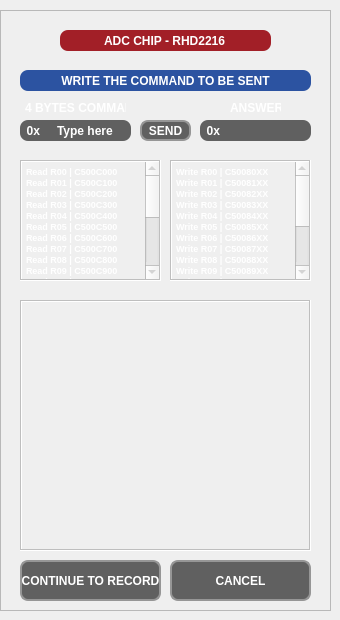
        <widget class="QWidget" name="tab">
         <attribute name="title">
          <string>ADVANCED</string>
         </attribute>
         <widget class="QFrame" name="advanced_frame">
          <property name="enabled">
           <bool>false</bool>
          </property>
          <property name="geometry">
           <rect>
            <x>0</x>
            <y>10</y>
            <width>331</width>
            <height>601</height>
           </rect>
          </property>
          <property name="styleSheet">
           <string notr="true">QLineEdit{border:#969696;background-color:#606060;border-top-right-radius:8px;border-bottom-right-radius:8px;color:#FFFFFF;font:7pt&quot;DejaVu Sans&quot;;font-weight:bold;}QLabel{color:#FFFFFF;font:7pt&quot;DejaVu Sans&quot;;font-weight:bold;}</string>
          </property>
          <property name="frameShape">
           <enum>QFrame::StyledPanel</enum>
          </property>
          <property name="frameShadow">
           <enum>QFrame::Raised</enum>
          </property>
          <widget class="QLabel" name="label_41">
           <property name="geometry">
            <rect>
             <x>25</x>
             <y>90</y>
             <width>101</width>
             <height>16</height>
            </rect>
           </property>
           <property name="text">
            <string notr="true">4 BYTES COMMAND</string>
           </property>
           <property name="alignment">
            <set>Qt::AlignLeading|Qt::AlignLeft|Qt::AlignVCenter</set>
           </property>
          </widget>
          <widget class="QLabel" name="label_50">
           <property name="geometry">
            <rect>
             <x>230</x>
             <y>90</y>
             <width>51</width>
             <height>16</height>
            </rect>
           </property>
           <property name="text">
            <string notr="true">ANSWER</string>
           </property>
           <property name="alignment">
            <set>Qt::AlignLeading|Qt::AlignLeft|Qt::AlignVCenter</set>
           </property>
          </widget>
          <widget class="QLineEdit" name="command_answer_lineedit">
           <property name="geometry">
            <rect>
             <x>220</x>
             <y>110</y>
             <width>91</width>
             <height>21</height>
            </rect>
           </property>
           <property name="styleSheet">
            <string notr="true"/>
           </property>
           <property name="text">
            <string notr="true"/>
           </property>
           <property name="alignment">
            <set>Qt::AlignCenter</set>
           </property>
           <property name="readOnly">
            <bool>true</bool>
           </property>
          </widget>
          <widget class="QLineEdit" name="chip_lineedit">
           <property name="geometry">
            <rect>
             <x>60</x>
             <y>20</y>
             <width>211</width>
             <height>21</height>
            </rect>
           </property>
           <property name="styleSheet">
            <string notr="true">QLineEdit{border:#969696;background-color:#A21F27;border-radius:8px;color:#FFFFFF;font:7pt&quot;helvetica&quot;;font-weight:bold;}</string>
           </property>
           <property name="text">
            <string notr="true">ADC CHIP - RHD2216</string>
           </property>
           <property name="alignment">
            <set>Qt::AlignCenter</set>
           </property>
           <property name="dragEnabled">
            <bool>false</bool>
           </property>
           <property name="readOnly">
            <bool>true</bool>
           </property>
          </widget>
          <widget class="QPushButton" name="command_send_button">
           <property name="geometry">
            <rect>
             <x>140</x>
             <y>110</y>
             <width>51</width>
             <height>21</height>
            </rect>
           </property>
           <property name="cursor">
            <cursorShape>PointingHandCursor</cursorShape>
           </property>
           <property name="styleSheet">
            <string notr="true">QPushButton{border:2px solid #A21F27;border-radius:8px;background-color:#2C53A1;color:#FFFFFF;font:7pt&quot;DejaVu Sans&quot;;font-weight:bold;}QPushButton:pressed{border:2px solid #A21F27;border-radius:8px;background-color:#A21F27;color:#FFFFFF;}QPushButton::!enabled{border:2px solid #969696;border-radius:8px;background-color:#606060;color:#FFFFFF;font:7pt&quot;DejaVu Sans&quot;;font-weight:bold;}</string>
           </property>
           <property name="text">
            <string notr="true">SEND</string>
           </property>
           <property name="checked">
            <bool>false</bool>
           </property>
          </widget>
          <widget class="QLabel" name="label_56">
           <property name="geometry">
            <rect>
             <x>20</x>
             <y>60</y>
             <width>291</width>
             <height>21</height>
            </rect>
           </property>
           <property name="styleSheet">
            <string notr="true">QLabel{border:#969696;background-color:#2C53A1;border-radius:8px;color:#FFFFFF;font:7pt&quot;helvetica&quot;;font-weight:bold;}</string>
           </property>
           <property name="text">
            <string notr="true">WRITE THE COMMAND TO BE SENT</string>
           </property>
           <property name="alignment">
            <set>Qt::AlignCenter</set>
           </property>
          </widget>
          <widget class="QLineEdit" name="command_message_lineedit">
           <property name="geometry">
            <rect>
             <x>40</x>
             <y>110</y>
             <width>91</width>
             <height>21</height>
            </rect>
           </property>
           <property name="styleSheet">
            <string notr="true"/>
           </property>
           <property name="text">
            <string notr="true">Type here</string>
           </property>
           <property name="alignment">
            <set>Qt::AlignCenter</set>
           </property>
          </widget>
          <widget class="QPushButton" name="continue_to_record_button">
           <property name="geometry">
            <rect>
             <x>20</x>
             <y>550</y>
             <width>141</width>
             <height>41</height>
            </rect>
           </property>
           <property name="cursor">
            <cursorShape>PointingHandCursor</cursorShape>
           </property>
           <property name="styleSheet">
            <string notr="true">QPushButton{border:2px solid #A21F27;border-radius:8px;background-color:#2C53A1;color:#FFFFFF;font:7pt&quot;DejaVu Sans&quot;;font-weight:bold;}QPushButton:pressed{border:2px solid #A21F27;border-radius:8px;background-color:#A21F27;color:#FFFFFF;}QPushButton::!enabled{border:2px solid #969696;border-radius:8px;background-color:#606060;color:#FFFFFF;font:7pt&quot;DejaVu Sans&quot;;font-weight:bold;}</string>
           </property>
           <property name="text">
            <string notr="true">CONTINUE TO RECORD</string>
           </property>
           <property name="checked">
            <bool>false</bool>
           </property>
          </widget>
          <widget class="QPushButton" name="cancel_advanced_button">
           <property name="geometry">
            <rect>
             <x>170</x>
             <y>550</y>
             <width>141</width>
             <height>41</height>
            </rect>
           </property>
           <property name="cursor">
            <cursorShape>PointingHandCursor</cursorShape>
           </property>
           <property name="styleSheet">
            <string notr="true">QPushButton{border:2px solid #A21F27;border-radius:8px;background-color:#2C53A1;color:#FFFFFF;font:7pt&quot;DejaVu Sans&quot;;font-weight:bold;}QPushButton:pressed{border:2px solid #A21F27;border-radius:8px;background-color:#A21F27;color:#FFFFFF;}QPushButton::!enabled{border:2px solid #969696;border-radius:8px;background-color:#606060;color:#FFFFFF;font:7pt&quot;DejaVu Sans&quot;;font-weight:bold;}</string>
           </property>
           <property name="text">
            <string notr="true">CANCEL</string>
           </property>
           <property name="checked">
            <bool>false</bool>
           </property>
          </widget>
          <widget class="QLabel" name="label_1">
           <property name="geometry">
            <rect>
             <x>20</x>
             <y>110</y>
             <width>21</width>
             <height>21</height>
            </rect>
           </property>
           <property name="styleSheet">
            <string notr="true">QLabel{border:#606060;background-color:#606060;border-top-left-radius:8px;border-bottom-left-radius:8px;color:#FFFFFF;font:7pt&quot;helvetica&quot;;font-weight:bold;}</string>
           </property>
           <property name="text">
            <string>  0x</string>
           </property>
          </widget>
          <widget class="QLabel" name="label_2">
           <property name="geometry">
            <rect>
             <x>200</x>
             <y>110</y>
             <width>21</width>
             <height>21</height>
            </rect>
           </property>
           <property name="styleSheet">
            <string notr="true">QLabel{border:#606060;background-color:#606060;border-top-left-radius:8px;border-bottom-left-radius:8px;color:#FFFFFF;font:7pt&quot;helvetica&quot;;font-weight:bold;}</string>
           </property>
           <property name="text">
            <string>  0x</string>
           </property>
          </widget>
          <widget class="QTextEdit" name="show_commands_textedit">
           <property name="enabled">
            <bool>false</bool>
           </property>
           <property name="geometry">
            <rect>
             <x>20</x>
             <y>290</y>
             <width>291</width>
             <height>251</height>
            </rect>
           </property>
           <property name="styleSheet">
            <string notr="true">QTextEdit{color:#FFFFFF;font:7pt&quot;DejaVu Sans&quot;;font-weight:bold}</string>
           </property>
           <property name="frameShape">
            <enum>QFrame::Box</enum>
           </property>
           <property name="readOnly">
            <bool>true</bool>
           </property>
          </widget>
          <widget class="QTextEdit" name="show_commands_textedit_2">
           <property name="enabled">
            <bool>false</bool>
           </property>
           <property name="geometry">
            <rect>
             <x>20</x>
             <y>150</y>
             <width>141</width>
             <height>121</height>
            </rect>
           </property>
           <property name="styleSheet">
            <string notr="true">QTextEdit{color:#FFFFFF;font:7pt&quot;DejaVu Sans&quot;;font-weight:bold}</string>
           </property>
           <property name="frameShape">
            <enum>QFrame::Box</enum>
           </property>
           <property name="readOnly">
            <bool>true</bool>
           </property>
           <property name="html">
            <string>&lt;!DOCTYPE HTML PUBLIC &quot;-//W3C//DTD HTML 4.0//EN&quot; &quot;http://www.w3.org/TR/REC-html40/strict.dtd&quot;&gt;
&lt;html&gt;&lt;head&gt;&lt;meta name=&quot;qrichtext&quot; content=&quot;1&quot; /&gt;&lt;style type=&quot;text/css&quot;&gt;
p, li { white-space: pre-wrap; }
&lt;/style&gt;&lt;/head&gt;&lt;body style=&quot; font-family:'DejaVu Sans'; font-size:7pt; font-weight:600; font-style:normal;&quot;&gt;
&lt;p style=&quot; margin-top:0px; margin-bottom:0px; margin-left:0px; margin-right:0px; -qt-block-indent:0; text-indent:0px;&quot;&gt;Read R00 | C500C000&lt;/p&gt;
&lt;p style=&quot; margin-top:0px; margin-bottom:0px; margin-left:0px; margin-right:0px; -qt-block-indent:0; text-indent:0px;&quot;&gt;Read R01 | C500C100&lt;/p&gt;
&lt;p style=&quot; margin-top:0px; margin-bottom:0px; margin-left:0px; margin-right:0px; -qt-block-indent:0; text-indent:0px;&quot;&gt;Read R02 | C500C200&lt;/p&gt;
&lt;p style=&quot; margin-top:0px; margin-bottom:0px; margin-left:0px; margin-right:0px; -qt-block-indent:0; text-indent:0px;&quot;&gt;Read R03 | C500C300&lt;/p&gt;
&lt;p style=&quot; margin-top:0px; margin-bottom:0px; margin-left:0px; margin-right:0px; -qt-block-indent:0; text-indent:0px;&quot;&gt;Read R04 | C500C400&lt;/p&gt;
&lt;p style=&quot; margin-top:0px; margin-bottom:0px; margin-left:0px; margin-right:0px; -qt-block-indent:0; text-indent:0px;&quot;&gt;Read R05 | C500C500&lt;/p&gt;
&lt;p style=&quot; margin-top:0px; margin-bottom:0px; margin-left:0px; margin-right:0px; -qt-block-indent:0; text-indent:0px;&quot;&gt;Read R06 | C500C600&lt;/p&gt;
&lt;p style=&quot; margin-top:0px; margin-bottom:0px; margin-left:0px; margin-right:0px; -qt-block-indent:0; text-indent:0px;&quot;&gt;Read R07 | C500C700&lt;/p&gt;
&lt;p style=&quot; margin-top:0px; margin-bottom:0px; margin-left:0px; margin-right:0px; -qt-block-indent:0; text-indent:0px;&quot;&gt;Read R08 | C500C800&lt;/p&gt;
&lt;p style=&quot; margin-top:0px; margin-bottom:0px; margin-left:0px; margin-right:0px; -qt-block-indent:0; text-indent:0px;&quot;&gt;Read R09 | C500C900&lt;/p&gt;
&lt;p style=&quot; margin-top:0px; margin-bottom:0px; margin-left:0px; margin-right:0px; -qt-block-indent:0; text-indent:0px;&quot;&gt;Read R10 | C500CA00&lt;/p&gt;
&lt;p style=&quot; margin-top:0px; margin-bottom:0px; margin-left:0px; margin-right:0px; -qt-block-indent:0; text-indent:0px;&quot;&gt;Read R11 | C500CB00&lt;/p&gt;
&lt;p style=&quot; margin-top:0px; margin-bottom:0px; margin-left:0px; margin-right:0px; -qt-block-indent:0; text-indent:0px;&quot;&gt;Read R12 | C500CC00&lt;/p&gt;
&lt;p style=&quot; margin-top:0px; margin-bottom:0px; margin-left:0px; margin-right:0px; -qt-block-indent:0; text-indent:0px;&quot;&gt;Read R13 | C500CD00&lt;/p&gt;
&lt;p style=&quot; margin-top:0px; margin-bottom:0px; margin-left:0px; margin-right:0px; -qt-block-indent:0; text-indent:0px;&quot;&gt;Read R14 | C500CE00&lt;/p&gt;
&lt;p style=&quot; margin-top:0px; margin-bottom:0px; margin-left:0px; margin-right:0px; -qt-block-indent:0; text-indent:0px;&quot;&gt;Read R15 | C500CF00&lt;/p&gt;
&lt;p style=&quot; margin-top:0px; margin-bottom:0px; margin-left:0px; margin-right:0px; -qt-block-indent:0; text-indent:0px;&quot;&gt;Read R16 | C500D000&lt;/p&gt;
&lt;p style=&quot; margin-top:0px; margin-bottom:0px; margin-left:0px; margin-right:0px; -qt-block-indent:0; text-indent:0px;&quot;&gt;Read R17 | C500D100&lt;/p&gt;
&lt;p style=&quot; margin-top:0px; margin-bottom:0px; margin-left:0px; margin-right:0px; -qt-block-indent:0; text-indent:0px;&quot;&gt;Read R60 | C500FC00&lt;/p&gt;
&lt;p style=&quot; margin-top:0px; margin-bottom:0px; margin-left:0px; margin-right:0px; -qt-block-indent:0; text-indent:0px;&quot;&gt;Read R61 | C500FD00&lt;/p&gt;
&lt;p style=&quot; margin-top:0px; margin-bottom:0px; margin-left:0px; margin-right:0px; -qt-block-indent:0; text-indent:0px;&quot;&gt;Read R62 | C500FE00&lt;/p&gt;
&lt;p style=&quot; margin-top:0px; margin-bottom:0px; margin-left:0px; margin-right:0px; -qt-block-indent:0; text-indent:0px;&quot;&gt;Read R63 | C500FF00&lt;/p&gt;&lt;/body&gt;&lt;/html&gt;</string>
           </property>
           <property name="textInteractionFlags">
            <set>Qt::TextSelectableByKeyboard|Qt::TextSelectableByMouse</set>
           </property>
          </widget>
          <widget class="QTextEdit" name="show_commands_textedit_3">
           <property name="enabled">
            <bool>false</bool>
           </property>
           <property name="geometry">
            <rect>
             <x>170</x>
             <y>150</y>
             <width>141</width>
             <height>121</height>
            </rect>
           </property>
           <property name="styleSheet">
            <string notr="true">QTextEdit{color:#FFFFFF;font:7pt&quot;DejaVu Sans&quot;;font-weight:bold}</string>
           </property>
           <property name="frameShape">
            <enum>QFrame::Box</enum>
           </property>
           <property name="readOnly">
            <bool>true</bool>
           </property>
           <property name="html">
            <string>&lt;!DOCTYPE HTML PUBLIC &quot;-//W3C//DTD HTML 4.0//EN&quot; &quot;http://www.w3.org/TR/REC-html40/strict.dtd&quot;&gt;
&lt;html&gt;&lt;head&gt;&lt;meta name=&quot;qrichtext&quot; content=&quot;1&quot; /&gt;&lt;style type=&quot;text/css&quot;&gt;
p, li { white-space: pre-wrap; }
&lt;/style&gt;&lt;/head&gt;&lt;body style=&quot; font-family:'DejaVu Sans'; font-size:7pt; font-weight:600; font-style:normal;&quot;&gt;
&lt;p style=&quot; margin-top:0px; margin-bottom:0px; margin-left:0px; margin-right:0px; -qt-block-indent:0; text-indent:0px;&quot;&gt;Write R00 | C50080XX&lt;/p&gt;
&lt;p style=&quot; margin-top:0px; margin-bottom:0px; margin-left:0px; margin-right:0px; -qt-block-indent:0; text-indent:0px;&quot;&gt;Write R01 | C50081XX&lt;/p&gt;
&lt;p style=&quot; margin-top:0px; margin-bottom:0px; margin-left:0px; margin-right:0px; -qt-block-indent:0; text-indent:0px;&quot;&gt;Write R02 | C50082XX&lt;/p&gt;
&lt;p style=&quot; margin-top:0px; margin-bottom:0px; margin-left:0px; margin-right:0px; -qt-block-indent:0; text-indent:0px;&quot;&gt;Write R03 | C50083XX&lt;/p&gt;
&lt;p style=&quot; margin-top:0px; margin-bottom:0px; margin-left:0px; margin-right:0px; -qt-block-indent:0; text-indent:0px;&quot;&gt;Write R04 | C50084XX&lt;/p&gt;
&lt;p style=&quot; margin-top:0px; margin-bottom:0px; margin-left:0px; margin-right:0px; -qt-block-indent:0; text-indent:0px;&quot;&gt;Write R05 | C50085XX&lt;/p&gt;
&lt;p style=&quot; margin-top:0px; margin-bottom:0px; margin-left:0px; margin-right:0px; -qt-block-indent:0; text-indent:0px;&quot;&gt;Write R06 | C50086XX&lt;/p&gt;
&lt;p style=&quot; margin-top:0px; margin-bottom:0px; margin-left:0px; margin-right:0px; -qt-block-indent:0; text-indent:0px;&quot;&gt;Write R07 | C50087XX&lt;/p&gt;
&lt;p style=&quot; margin-top:0px; margin-bottom:0px; margin-left:0px; margin-right:0px; -qt-block-indent:0; text-indent:0px;&quot;&gt;Write R08 | C50088XX&lt;/p&gt;
&lt;p style=&quot; margin-top:0px; margin-bottom:0px; margin-left:0px; margin-right:0px; -qt-block-indent:0; text-indent:0px;&quot;&gt;Write R09 | C50089XX&lt;/p&gt;
&lt;p style=&quot; margin-top:0px; margin-bottom:0px; margin-left:0px; margin-right:0px; -qt-block-indent:0; text-indent:0px;&quot;&gt;Write R10 | C5008AXX&lt;/p&gt;
&lt;p style=&quot; margin-top:0px; margin-bottom:0px; margin-left:0px; margin-right:0px; -qt-block-indent:0; text-indent:0px;&quot;&gt;Write R11 | C5008BXX&lt;/p&gt;
&lt;p style=&quot; margin-top:0px; margin-bottom:0px; margin-left:0px; margin-right:0px; -qt-block-indent:0; text-indent:0px;&quot;&gt;Write R12 | C5008CXX&lt;/p&gt;
&lt;p style=&quot; margin-top:0px; margin-bottom:0px; margin-left:0px; margin-right:0px; -qt-block-indent:0; text-indent:0px;&quot;&gt;Write R13 | C5008DXX&lt;/p&gt;
&lt;p style=&quot; margin-top:0px; margin-bottom:0px; margin-left:0px; margin-right:0px; -qt-block-indent:0; text-indent:0px;&quot;&gt;Write R14 | C5008EXX&lt;/p&gt;
&lt;p style=&quot; margin-top:0px; margin-bottom:0px; margin-left:0px; margin-right:0px; -qt-block-indent:0; text-indent:0px;&quot;&gt;Write R15 | C5008FXX&lt;/p&gt;
&lt;p style=&quot; margin-top:0px; margin-bottom:0px; margin-left:0px; margin-right:0px; -qt-block-indent:0; text-indent:0px;&quot;&gt;Write R16 | C50090XX&lt;/p&gt;
&lt;p style=&quot; margin-top:0px; margin-bottom:0px; margin-left:0px; margin-right:0px; -qt-block-indent:0; text-indent:0px;&quot;&gt;Write R17 | C50091XX&lt;/p&gt;&lt;/body&gt;&lt;/html&gt;</string>
           </property>
           <property name="textInteractionFlags">
            <set>Qt::TextSelectableByKeyboard|Qt::TextSelectableByMouse</set>
           </property>
          </widget>
         </widget>
        </widget>
